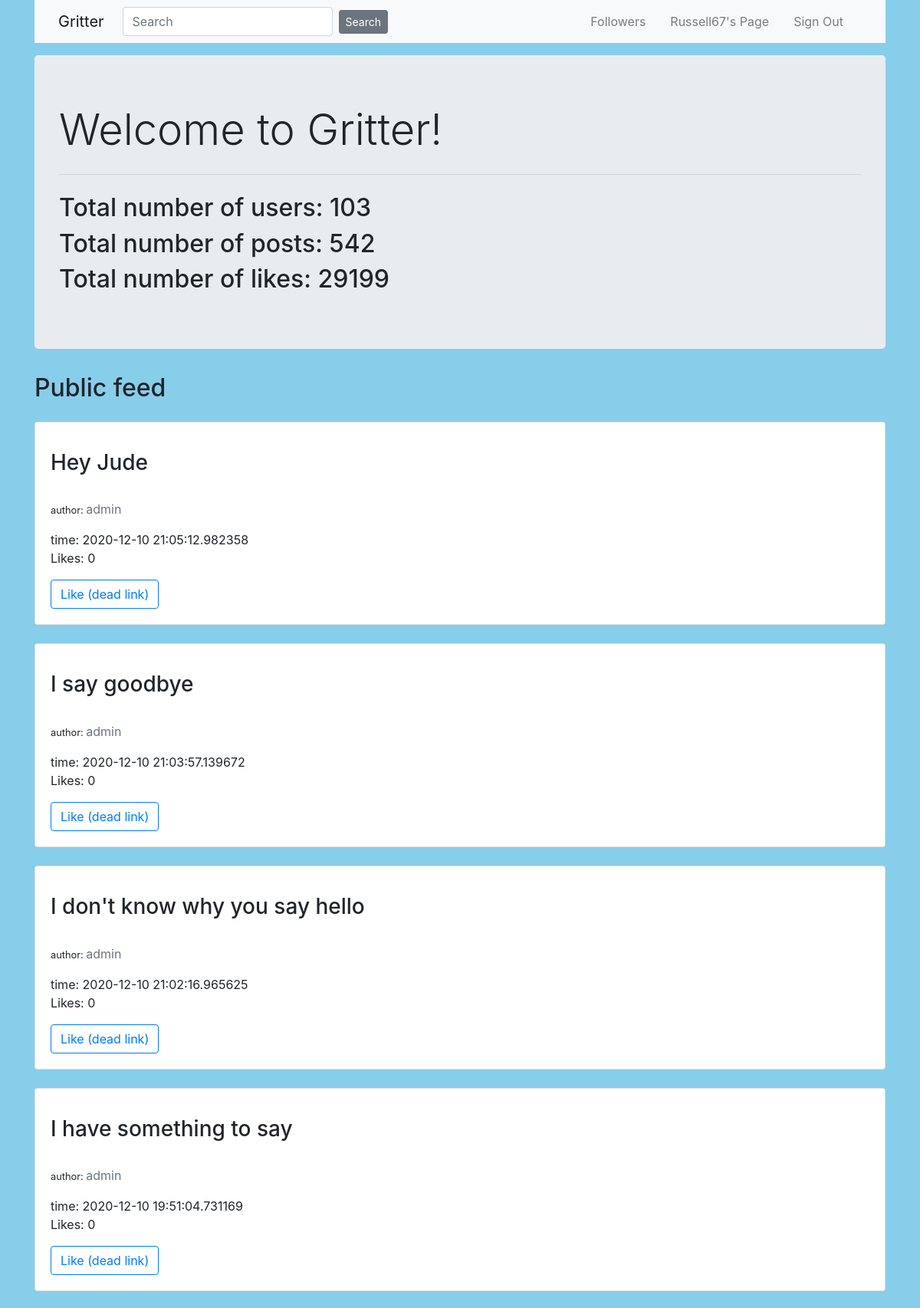
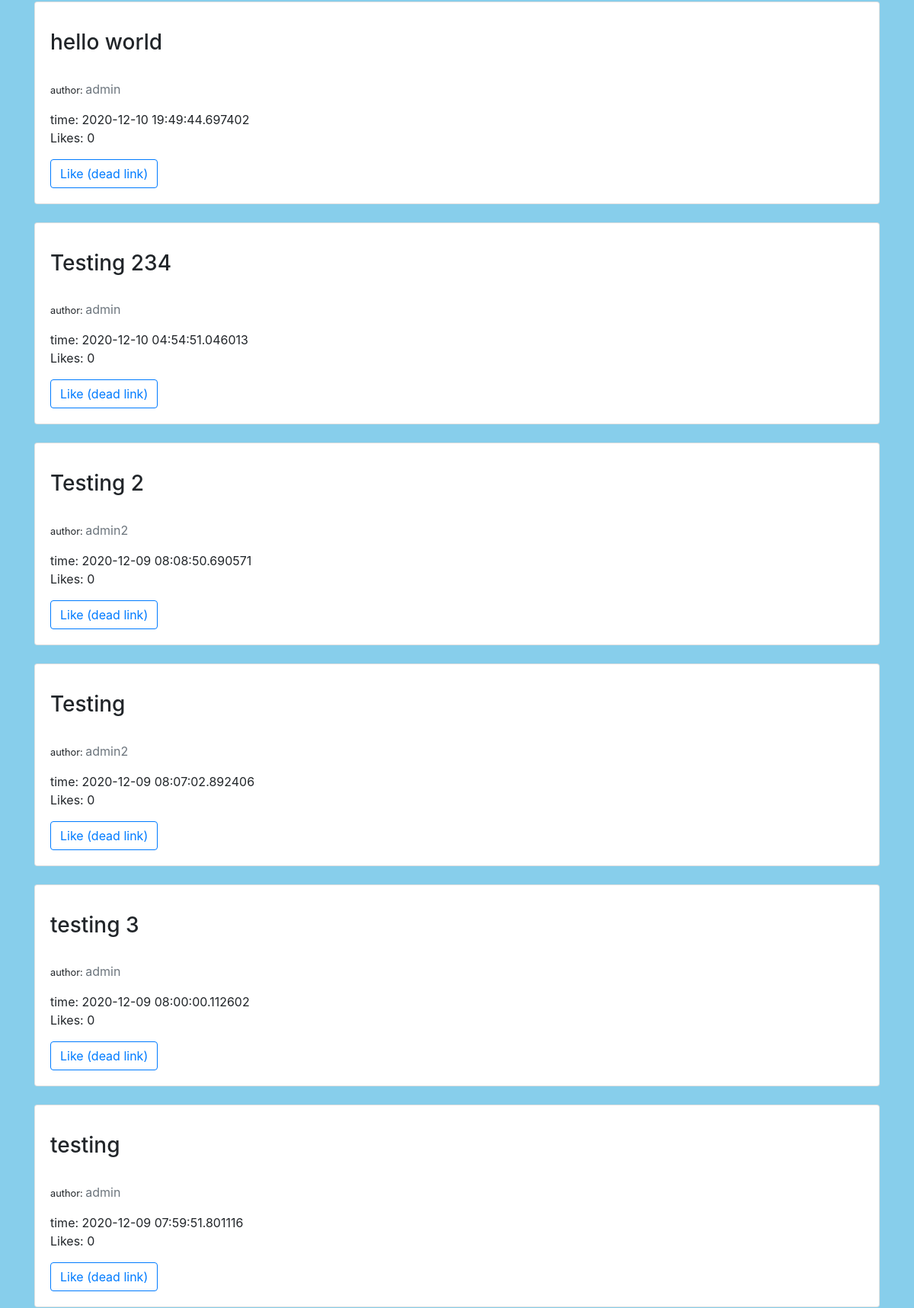
The app's page / (signed in, upper part) with its own data (2 pictures, top to bottom).
### project/models.py (models this page shows, shortened)
class User(UserMixin, db.Model):
    id = db.Column(db.Integer, primary_key=True)
    username = db.Column(db.String(50), unique=True, nullable=False)
    password = db.Column(db.String(128), nullable=False)
    email = db.Column(db.String(100), unique=True, nullable=False)
    posts = db.relationship('Post', backref ='author', lazy='dynamic')
    followed = db.relationship(
        'User', secondary=followers,
        primaryjoin=(followers.c.follower_id == id),
        secondaryjoin=(followers.c.followed_id == id),
        backref=db.backref('followers', lazy='dynamic'), lazy='dynamic')

class Post(db.Model):
    id = db.Column(db.Integer, primary_key=True)
    content = db.Column(db.Text)
    like_count = db.Column(db.Integer, default=0)
    timestamp = db.Column(db.DateTime, index=True, default=datetime.utcnow)
    user_id = db.Column(db.Integer, db.ForeignKey('user.id'))

### project/routes.py (the view)
@app.route('/', methods= ['GET', 'POST'])
def default():
    context = {}
    num_likes = len(Like.query.all())
    context['num_likes'] = num_likes
    num_posts = len(Post.query.all())
    context['num_posts'] = num_posts
    num_users = len(User.query.all())
    context['num_users'] = num_users
    all_posts = get_all_posts_with_like_counts()
    context['posts'] = all_posts
    return render_template('home.html', context=context)

### project/db_queries.py (called while the page is built)
def get_username_by_id(user_id):
    username = User.query.filter(User.id == user_id).first()
    return username

def get_all_posts_with_like_counts():
    result = []
    posts = Post.query.order_by(Post.id.desc()).all()
    for post in posts:
        post_dict = {}
        post_dict['post'] = post
        user = get_username_by_id(post.user_id)
        if user is None:
            post_dict['author'] = 'user not found'
        else:
            post_dict['author'] = user.username
        num_likes = len(Like.query.filter(Like.post_id == post.id).all())
        post_dict['num_likes'] = num_likes
        result.append(post_dict)
    return result

### project/models.py (called while the page is built)
@login.user_loader
def load_user(id):
    return User.query.get(int(id))

### project/templates/home.html (shortened to what this page needs)
{% extends "layout.html" %}
{% block content %}
    <div class="container">
        <div class="jumbotron bg-lt">
            <h1 class="display-4">Welcome to Gritter!</h1>
            <hr class="my-4">
             {% if context %}
                <h2>Total number of users: {{ context.num_users }}</h2>
                <h2>Total number of posts: {{ context.num_posts }}</h2>
                <h2>Total number of likes: {{ context.num_likes }}</h2>
            {% endif %}
        </div>
    </div>
    <div class="container">
        <h2>Public feed</h2>
        {% for post_dict in context.posts %}
            <div class="card mt-4">
                <div class="card-body">
                    <p class="card-text">
                        <p>
                            <h3>{{ post_dict.post.content }} </h3><br>
                            <small>author: </small><a class="text-muted" href="{{ url_for('user', username=post_dict.post.author.username) }}">{{ post_dict.author }}</a>
                        </p>
                        <p>
                            time: {{ post_dict.post.timestamp }} <br>
                            Likes: {{ post_dict.num_likes }}
                        </p>
                    </p>
                    <a class="btn btn-outline-primary" href="#">Like (dead link)</a>
                </div>
            </div>
        {% endfor %}
    </div>
{% endblock content %}

### project/templates/layout.html (shortened to what this page needs)
<!DOCTYPE html>
{% import "bootstrap/wtf.html" as wtf %}
<html>
	<head>
    {% block head %}
        <link rel="stylesheet" href="https://cdn.jsdelivr.net/npm/bootstrap@4.5.3/dist/css/bootstrap.min.css">
		<link rel="stylesheet" href="{{ url_for('static', filename='style.css') }}" />
    {% endblock %}
	</head>
	<body text="#2d7051">
        <div class="container">
            <nav class="navbar navbar-expand-md bg-light navbar-light fixed-left">
              <div class="container">
                <a class="navbar-brand mr-4" href="{{ url_for('home') }}">Gritter</a>
                  <form  class="form-inline" method="POST" action="{{ url_for('search') }}">
                <input class="form-control mr-2" name="search" type="search" placeholder="Search">
                <button class="btn btn-secondary btn-sm" type="submit">Search</button>
                  </form>
                <div class="collapse navbar-collapse" id="navbarToggle">
                    <div class="navbar-nav ml-auto">
                        {% if current_user.is_authenticated %}
                            <a class="nav-item nav-link mr-3 ml-auto" href="{{ url_for('followers', username=current_user.username) }}">Followers</a>
                            <a class="nav-item nav-link mr-3 ml-auto" href="{{ url_for('user', username=current_user.username) }}">{{current_user.username}}'s Page</a>
                            <a class="nav-item nav-link mr-3 ml-auto" href="{{ url_for('signout') }}">Sign Out</a>
                        {% else  %}
                            <a class="nav-item nav-link mr-3 ml-auto" href="{{ url_for('signup') }}">Sign Up</a>
                            <a class="nav-item nav-link mr-3 ml-auto" href="{{ url_for('signin') }}">Sign In</a>
                        {% endif %}
                    </div>
                </div>
              </div>
            </nav>
        </div>
        <div class="container pt-2">
            <div class="container pt-2">
        </div>
        </div>
        {% block content %}
        {% endblock %}
	</body>
</html>

### project/static/styles/style.css (style rules this page uses)
body { background-color: #87CEEB; }

### records on screen
User: username "Russell67"
User: post.content "Hey Jude", author "admin", post.timestamp "2020-12-10 21:05:12.982358", num_likes "0", post.content "I say goodbye", post.timestamp "2020-12-10 21:03:57.139672", post.content "I don't know why you say hello", post.timestamp "2020-12-10 21:02:16.965625", post.content "I have something to say", post.timestamp "2020-12-10 19:51:04.731169", post.content "hello world", post.timestamp "2020-12-10 19:49:44.697402", post.content "Testing 234", post.timestamp "2020-12-10 04:54:51.046013", post.content "testing 3", post.timestamp "2020-12-09 08:00:00.112602", post.content "testing", post.timestamp "2020-12-09 07:59:51.801116"
User: post.content "Testing 2", author "admin2", post.timestamp "2020-12-09 08:08:50.690571", num_likes "0", post.content "Testing", post.timestamp "2020-12-09 08:07:02.892406"

### other values on screen
{{ context.num_users }} "103"
{{ context.num_posts }} "542"
{{ context.num_likes }} "29199"
